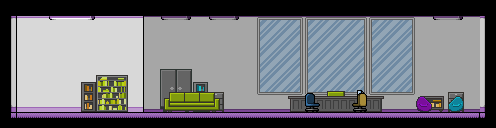

Rendered tile map (Tiled .tmx) drawn with the repository's tilesets; below, a short description and the full map source, tile grids included:
An orthogonal 31x8 tile map with 16x16 px tiles, 6 tile layers (Background, Walls, Windows, Furniture2, ...), 12 tilesets and 2 objects (Jugador, NPCBase).

<map version="1.10" tiledversion="1.10.1" orientation="orthogonal" renderorder="right-down" width="31" height="8" tilewidth="16" tileheight="16" infinite="0" nextlayerid="9" nextobjectid="3">
 <editorsettings>
  <export target="mapa_planta_jefe.json" format="json" />
 </editorsettings>
 <tileset firstgid="1" name="tiles_architecture_blue" tilewidth="16" tileheight="16" tilecount="63" columns="9">
  <image source="../officeAssets/Architecture/tiles_architecture_blue.png" trans="ff00ff" width="144" height="112" />
 </tileset>
 <tileset firstgid="64" name="tiles_architecture_green" tilewidth="16" tileheight="16" tilecount="63" columns="9">
  <image source="../officeAssets/Architecture/tiles_architecture_green.png" trans="ff00ff" width="144" height="112" />
 </tileset>
 <tileset firstgid="127" name="tiles_architecture_yellow" tilewidth="16" tileheight="16" tilecount="63" columns="9">
  <image source="../officeAssets/Architecture/tiles_architecture_yellow.png" trans="ff00ff" width="144" height="112" />
 </tileset>
 <tileset firstgid="190" name="tiles_architecture_purple" tilewidth="16" tileheight="16" tilecount="63" columns="9">
  <image source="../officeAssets/Architecture/tiles_architecture_purple.png" trans="ff00ff" width="144" height="112" />
 </tileset>
 <tileset firstgid="253" name="tiles_furniture_blue" tilewidth="16" tileheight="16" tilecount="336" columns="28">
  <image source="../officeAssets/Furniture/tiles_furniture_blue.png" trans="ff00ff" width="448" height="192" />
 </tileset>
 <tileset firstgid="589" name="tiles_furniture_green" tilewidth="16" tileheight="16" tilecount="336" columns="28">
  <image source="../officeAssets/Furniture/tiles_furniture_green.png" trans="ff00ff" width="448" height="192" />
 </tileset>
 <tileset firstgid="925" name="tiles_furniture_purple" tilewidth="16" tileheight="16" tilecount="336" columns="28">
  <image source="../officeAssets/Furniture/tiles_furniture_purple.png" trans="ff00ff" width="448" height="192" />
 </tileset>
 <tileset firstgid="1261" name="tiles_furniture_yellow" tilewidth="16" tileheight="16" tilecount="336" columns="28">
  <image source="../officeAssets/Furniture/tiles_furniture_yellow.png" trans="ff00ff" width="448" height="192" />
 </tileset>
 <tileset firstgid="1597" name="tiles_objects_blue" tilewidth="16" tileheight="16" tilecount="98" columns="14">
  <image source="../officeAssets/Objects/tiles_objects_blue.png" trans="ff00ff" width="224" height="112" />
 </tileset>
 <tileset firstgid="1695" name="tiles_objects_green" tilewidth="16" tileheight="16" tilecount="98" columns="14">
  <image source="../officeAssets/Objects/tiles_objects_green.png" trans="ff00ff" width="224" height="112" />
 </tileset>
 <tileset firstgid="1793" name="tiles_objects_purple" tilewidth="16" tileheight="16" tilecount="98" columns="14">
  <image source="../officeAssets/Objects/tiles_objects_purple.png" trans="ff00ff" width="224" height="112" />
 </tileset>
 <tileset firstgid="1891" name="tiles_objects_yellow" tilewidth="16" tileheight="16" tilecount="98" columns="14">
  <image source="../officeAssets/Objects/tiles_objects_yellow.png" trans="ff00ff" width="224" height="112" />
 </tileset>
 <layer id="1" name="Background" width="31" height="8">
  <data encoding="csv">
0,0,0,0,0,0,0,0,0,0,0,0,0,0,0,0,0,0,0,0,0,0,0,0,0,0,0,0,0,0,0,
0,190,191,191,191,191,191,191,192,195,195,195,195,195,195,195,195,195,195,195,195,195,195,195,195,195,195,195,195,195,0,
0,199,200,200,200,200,200,200,201,204,204,204,204,204,204,204,204,204,204,204,204,204,204,204,204,204,204,204,204,204,0,
0,199,200,200,200,200,200,200,201,204,204,204,204,204,204,204,204,204,204,204,204,204,204,204,204,204,204,204,204,204,0,
0,199,200,200,200,200,200,200,201,204,204,204,204,204,204,204,204,204,204,204,204,204,204,204,204,204,204,204,204,204,0,
0,199,200,200,200,200,200,200,201,204,204,204,204,204,204,204,204,204,204,204,204,204,204,204,204,204,204,204,204,204,0,
0,208,209,209,209,209,209,209,210,213,213,213,213,213,213,213,213,213,213,213,213,213,213,213,213,213,213,213,213,213,0,
0,0,0,0,0,0,0,0,0,0,0,0,0,0,0,0,0,0,0,0,0,0,0,0,0,0,0,0,0,0,0
</data>
 </layer>
 <layer id="2" name="Walls" width="31" height="8">
  <data encoding="csv">
235,235,235,235,235,235,235,235,235,235,235,235,235,235,235,235,235,235,235,235,235,235,235,235,235,235,235,235,235,235,235,
194,0,0,236,237,238,0,0,0,0,245,247,0,245,247,0,0,0,0,0,0,0,0,0,0,0,0,245,247,0,193,
203,0,0,0,0,0,0,0,0,0,0,0,0,0,0,0,0,0,0,0,0,0,0,0,0,0,0,0,0,0,202,
203,0,0,0,0,0,0,0,0,0,0,0,0,0,0,0,0,0,0,0,0,0,0,0,0,0,0,0,0,0,202,
203,0,0,0,0,0,0,0,0,0,0,0,0,0,0,0,0,0,0,0,0,0,0,0,0,0,0,0,0,0,202,
203,0,0,0,0,0,0,0,0,0,0,0,0,0,0,0,0,0,0,0,0,0,0,0,0,0,0,0,0,0,202,
212,0,0,0,0,0,0,0,0,0,0,0,0,0,0,0,0,0,0,0,0,0,0,0,0,0,0,0,0,0,211,
230,226,227,227,227,227,227,227,227,227,227,227,227,227,227,227,227,227,227,227,227,227,227,227,227,227,227,227,227,228,229
</data>
 </layer>
 <layer id="3" name="Windows" width="31" height="8">
  <data encoding="csv">
0,0,0,0,0,0,0,0,0,0,0,0,0,0,0,0,0,0,0,0,0,0,0,0,0,0,0,0,0,0,0,
0,0,0,0,0,0,0,0,0,0,0,0,0,0,0,0,7,8,9,7,8,8,9,7,8,9,0,0,0,0,0,
0,0,0,0,0,0,0,0,0,0,0,0,0,0,0,0,16,17,18,16,17,17,18,16,17,18,0,0,0,0,0,
0,0,0,0,0,0,0,0,0,0,0,0,0,0,0,0,16,17,18,16,17,17,18,16,17,18,0,0,0,0,0,
0,0,0,0,0,0,0,0,0,0,0,0,0,0,0,0,16,17,18,16,17,17,18,16,17,18,0,0,0,0,0,
0,0,0,0,0,0,0,0,0,0,0,0,0,0,0,0,25,26,27,25,26,26,27,25,26,27,0,0,0,0,0,
0,0,0,0,0,0,0,0,0,0,0,0,0,0,0,0,0,0,0,0,0,0,0,0,0,0,0,0,0,0,0,
0,0,0,0,0,0,0,0,0,0,0,0,0,0,0,0,0,0,0,0,0,0,0,0,0,0,0,0,0,0,0
</data>
 </layer>
 <objectgroup id="7" name="Jugador">
  <object id="1" name="Jugador" type="Jugador" x="64.7273" y="86.5455">
   <point />
  </object>
 </objectgroup>
 <layer id="5" name="Furniture2" width="31" height="8">
  <data encoding="csv">
0,0,0,0,0,0,0,0,0,0,0,0,0,0,0,0,0,0,0,0,0,0,0,0,0,0,0,0,0,0,0,
0,0,0,0,0,0,0,0,0,0,0,0,0,0,0,0,0,0,0,0,0,0,0,0,0,0,0,0,0,0,0,
0,0,0,0,0,0,0,0,0,0,0,0,0,0,0,0,0,0,0,0,0,0,0,0,0,0,0,0,0,0,0,
0,0,0,0,0,0,0,0,0,0,0,0,0,0,0,0,0,0,0,0,0,0,0,0,0,0,0,0,0,0,0,
0,0,0,0,0,0,593,594,0,0,253,254,0,0,0,0,0,0,0,0,0,0,0,0,0,0,0,0,0,0,0,
0,0,0,0,0,1292,621,622,0,0,281,282,284,635,0,0,0,0,0,0,626,627,1682,0,0,0,1308,1309,635,0,0,
0,0,0,0,0,1320,649,650,0,0,309,310,312,663,0,0,0,0,0,0,654,655,0,0,0,0,1336,1337,663,0,0,
0,0,0,0,0,0,0,0,0,0,0,0,0,0,0,0,0,0,0,0,0,0,0,0,0,0,0,0,0,0,0
</data>
 </layer>
 <layer id="4" name="Furniture" width="31" height="8">
  <data encoding="csv">
0,0,0,0,0,0,0,0,0,0,0,0,0,0,0,0,0,0,0,0,0,0,0,0,0,0,0,0,0,0,0,
0,0,0,0,0,0,0,0,0,0,0,0,0,0,0,0,0,0,0,0,0,0,0,0,0,0,0,0,0,0,0,
0,0,0,0,0,0,0,0,0,0,0,0,0,0,0,0,0,0,0,0,0,0,0,0,0,0,0,0,0,0,0,
0,0,0,0,0,0,0,0,0,0,0,0,0,0,0,0,0,0,0,0,0,0,0,0,0,0,0,0,0,0,0,
0,0,0,0,0,0,0,0,0,0,0,0,0,0,0,0,0,0,0,0,0,0,0,0,0,0,0,0,0,0,0,
0,0,0,0,0,0,0,0,0,0,628,629,630,631,0,0,0,0,0,0,0,0,0,0,0,0,0,0,296,0,0,
0,0,0,0,0,0,0,0,0,0,656,657,658,659,0,0,0,0,1323,1324,1324,1324,1324,1325,0,0,2147484644,0,324,0,0,
0,0,0,0,0,0,0,0,0,0,0,0,0,0,0,0,0,0,0,0,0,0,0,0,0,0,0,0,0,0,0
</data>
 </layer>
 <objectgroup id="8" name="NPCS">
  <object id="2" name="Jefe" type="NPCBase" x="344.727" y="91.2727">
   <properties>
    <property name="key" value="NPCJefe" />
   </properties>
   <point />
  </object>
 </objectgroup>
 <layer id="6" name="Chairs" width="31" height="8">
  <data encoding="csv">
0,0,0,0,0,0,0,0,0,0,0,0,0,0,0,0,0,0,0,0,0,0,0,0,0,0,0,0,0,0,0,
0,0,0,0,0,0,0,0,0,0,0,0,0,0,0,0,0,0,0,0,0,0,0,0,0,0,0,0,0,0,0,
0,0,0,0,0,0,0,0,0,0,0,0,0,0,0,0,0,0,0,0,0,0,0,0,0,0,0,0,0,0,0,
0,0,0,0,0,0,0,0,0,0,0,0,0,0,0,0,0,0,0,0,0,0,0,0,0,0,0,0,0,0,0,
0,0,0,0,0,0,0,0,0,0,0,0,0,0,0,0,0,0,0,0,0,0,0,0,0,0,0,0,0,0,0,
0,0,0,0,0,0,0,0,0,0,0,0,0,0,0,0,0,0,0,1674,0,0,1972,0,0,0,0,0,0,0,0,
0,0,0,0,0,0,0,0,0,0,0,0,0,0,0,0,0,0,0,1688,0,0,1986,0,0,0,0,0,0,0,0,
0,0,0,0,0,0,0,0,0,0,0,0,0,0,0,0,0,0,0,0,0,0,0,0,0,0,0,0,0,0,0
</data>
 </layer>
</map>
